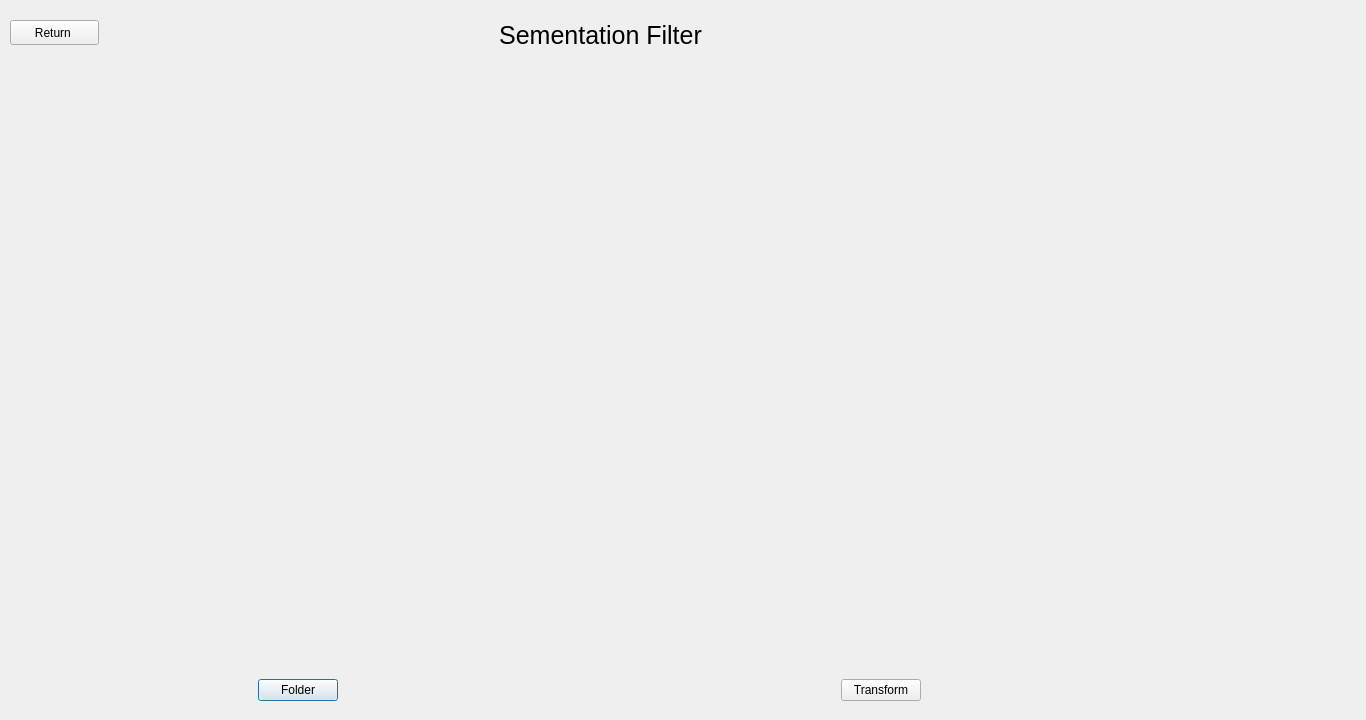
<?xml version="1.0" encoding="UTF-8"?>
<ui version="4.0">
 <class>segmfilt</class>
 <widget class="QDialog" name="segmfilt">
  <property name="geometry">
   <rect>
    <x>0</x>
    <y>0</y>
    <width>1366</width>
    <height>720</height>
   </rect>
  </property>
  <property name="sizePolicy">
   <sizepolicy hsizetype="Fixed" vsizetype="Fixed">
    <horstretch>0</horstretch>
    <verstretch>0</verstretch>
   </sizepolicy>
  </property>
  <property name="minimumSize">
   <size>
    <width>1366</width>
    <height>720</height>
   </size>
  </property>
  <property name="maximumSize">
   <size>
    <width>1366</width>
    <height>720</height>
   </size>
  </property>
  <property name="windowTitle">
   <string>Dialog</string>
  </property>
  <widget class="QWidget" name="horizontalLayoutWidget">
   <property name="geometry">
    <rect>
     <x>9</x>
     <y>70</y>
     <width>1161</width>
     <height>631</height>
    </rect>
   </property>
   <layout class="QHBoxLayout" name="horizontalLayout">
    <item>
     <layout class="QVBoxLayout" name="verticalLayout">
      <item>
       <widget class="QLabel" name="label">
        <property name="text">
         <string/>
        </property>
       </widget>
      </item>
      <item alignment="Qt::AlignHCenter">
       <widget class="QPushButton" name="foldBtn">
        <property name="text">
         <string>Folder</string>
        </property>
       </widget>
      </item>
     </layout>
    </item>
    <item>
     <layout class="QVBoxLayout" name="verticalLayout_2">
      <item>
       <widget class="QLabel" name="label_2">
        <property name="text">
         <string/>
        </property>
       </widget>
      </item>
      <item alignment="Qt::AlignHCenter">
       <widget class="QPushButton" name="transBtn">
        <property name="text">
         <string>Transform</string>
        </property>
       </widget>
      </item>
     </layout>
    </item>
   </layout>
  </widget>
  <widget class="QPushButton" name="retBtn">
   <property name="geometry">
    <rect>
     <x>10</x>
     <y>20</y>
     <width>89</width>
     <height>25</height>
    </rect>
   </property>
   <property name="text">
    <string>Return </string>
   </property>
  </widget>
  <widget class="QLabel" name="label_3">
   <property name="geometry">
    <rect>
     <x>490</x>
     <y>20</y>
     <width>221</width>
     <height>31</height>
    </rect>
   </property>
   <property name="font">
    <font>
     <pointsize>19</pointsize>
    </font>
   </property>
   <property name="text">
    <string>Sementation Filter</string>
   </property>
   <property name="alignment">
    <set>Qt::AlignCenter</set>
   </property>
  </widget>
 </widget>
 <resources/>
 <connections/>
</ui>
